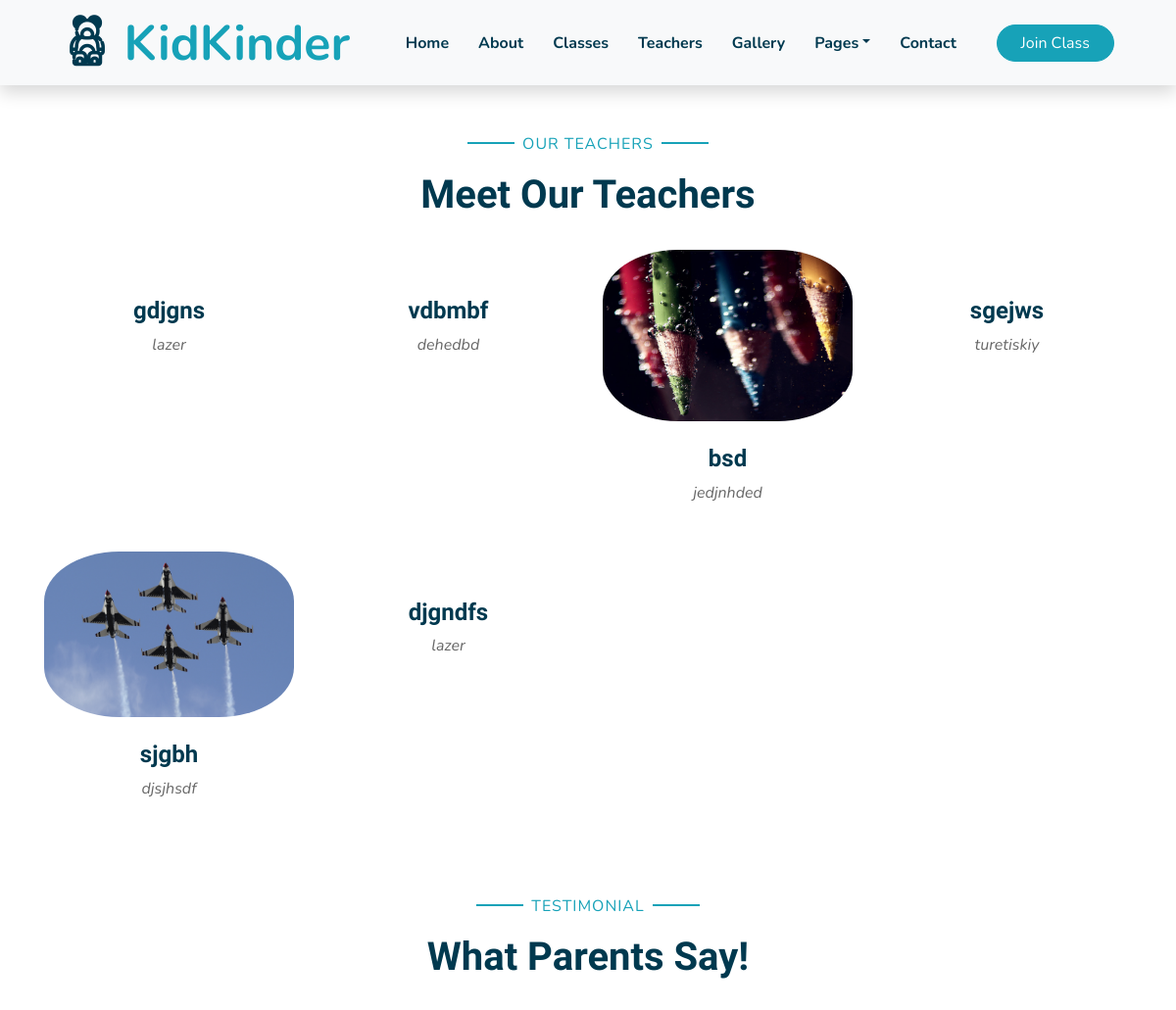
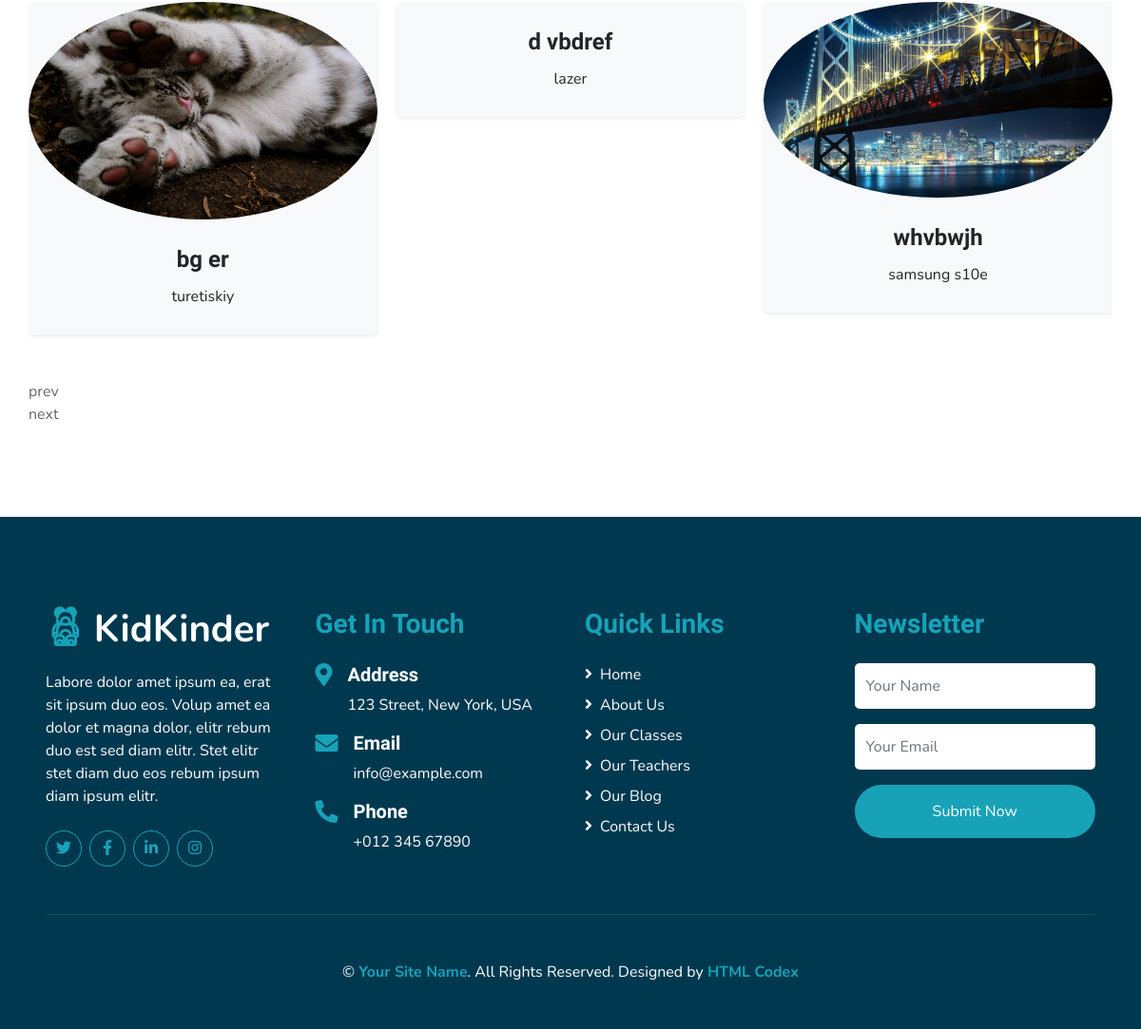
The app's page /team_page with its own data (2 pictures, top to bottom).
### kinder_app/models.py (models this page shows, shortened)
class Teachers(models.Model):
    img = models.ImageField(upload_to='')
    title = models.CharField(max_length=250)
    description = models.CharField(max_length=150)
    tw = models.CharField(max_length=255, null=True,blank=True)
    fac = models.CharField(max_length=255, null=True,blank=True)
    In = models.CharField(max_length=255, null=True,blank=True)

class Teacher(models.Model):
    img = models.ImageField(upload_to='teacher/')
    title = models.CharField(max_length=250)
    description = models.CharField(max_length=150)

### kinder_app/views.py (the view)
# urls.py: path('team_page', views.team_page, name='team_page'),
def team_page(request):
    teams = Teachers.objects.all()
    parents = Teacher.objects.all()
    context = {
        'teams': teams,
        'parents': parents
    }
    return render(request, 'team.html', context)

### templates/team.html (shortened to what this page needs)
{% extends 'includes/main.html'%}
{% load static%}
{% block content%}
<div class="container-fluid pt-5">
    <div class="container">
        <div class="text-center pb-2">
            <p class="section-title px-5"><span class="px-2">Our Teachers</span></p>
            <h1 class="mb-4">Meet Our Teachers</h1>
        </div>
        <div class="row">
            {% for teams in teams %}
            <div class="col-md-6 col-lg-3 text-center team mb-5">
                <div class="position-relative overflow-hidden mb-4" style="border-radius: 30%;">
                    <img class="img-fluid w-100" src="/media/{{teams.img}}" alt="">
                </div>
                <h4>{{ teams.title}}</h4>
                <i>{{ teams.description }}</i>
            </div>
            {% endfor%}
        </div>
    </div>
</div>
<div class="container-fluid py-5">
    <div class="container p-0">
        <div class="text-center pb-2">
            <p class="section-title px-5"><span class="px-2">Testimonial</span></p>
            <h1 class="mb-4">What Parents Say!</h1>
        </div>
        <div class="owl-carousel owl-theme owl-loaded owl-drag">
            {% for parents in parents %}
            <div class="mb-5">
                <div class="card border-0 bg-light shadow-sm pb-2">
                    <img class="card-img-top mb-2" src="/media/{{parents.img}}" style="border-radius: 50%;" alt="">
                    <div class="card-body text-center">
                        <h4 class="card-title">{{parents.title}}</h4>
                        <p class="card-text">{{parents.description}}</p>
                    </div>
                </div>
            </div>
            {% endfor %}
        </div>
    </div>
</div>
{% endblock %}

### templates/includes/main.html (shortened to what this page needs)
<!DOCTYPE html>
{% load static %}
<html lang="en">
<head>
    <link href="https://cdn.jsdelivr.net/npm/bootstrap@5.3.0-alpha1/dist/css/bootstrap.min.css" rel="stylesheet">
    <link href="https://cdnjs.cloudflare.com/ajax/libs/font-awesome/5.10.0/css/all.min.css" rel="stylesheet">
    <link href="{%static 'lib/flaticon/font/flaticon.css'%}" rel="stylesheet">
    <link href="{%static 'lib/owlcarousel/assets/owl.carousel.min.css'%}" rel="stylesheet">
    <link href="{%static 'lib/lightbox/css/lightbox.min.css'%}" rel="stylesheet">
    <link href="{%static 'css/style.css'%}" rel="stylesheet">
</head>
<body>
    {% include 'includes/navbar.html' %}
    {% block content %}
    {% endblock %}
    {% include 'includes/footer.html' %}
</body>
</html>

### templates/includes/navbar.html (shortened to what this page needs)
{% load static %}
    <div class="container-fluid bg-light position-relative shadow">
        <nav class="navbar navbar-expand-lg bg-light navbar-light py-3 py-lg-0 px-0 px-lg-5">
            <a href="" class="navbar-brand font-weight-bold text-secondary" style="font-size: 50px;">
                <i class="flaticon-043-teddy-bear"></i>
                <span class="text-primary">KidKinder</span>
            </a>
            <div class="collapse navbar-collapse justify-content-between" id="navbarCollapse">
                <div class="navbar-nav font-weight-bold mx-auto py-0">
                    <a href="{% url 'home_page'%}" class="nav-item nav-link {{ home }}">Home</a>
                    <a href="{% url 'about_page'%}" class="nav-item nav-link {{ About }}">About</a>
                    <a href="{% url 'class_page'%}" class="nav-item nav-link {{ classe }}">Classes</a>
                    <a href="{% url 'team_page'%}" class="nav-item nav-link {{ techer }}">Teachers</a>
                    <a href="{% url 'gallery_page'%}" class="nav-item nav-link {{ galler }}">Gallery</a>
                    <div class="nav-item dropdown">
                        <a href="#" class="nav-link dropdown-toggle" data-toggle="dropdown">Pages</a>
                    </div>
                    <a href="{% url 'contact_page' %}" class="nav-item nav-link {{ contact }}">Contact</a>
                </div>
                <a href="" class="btn btn-primary px-4">Join Class</a>
            </div>
        </nav>
    </div>

### templates/includes/footer.html
{% load static%}
<div class="container-fluid bg-secondary text-white mt-5 py-5 px-sm-3 px-md-5">
    <div class="row pt-5">
        <div class="col-lg-3 col-md-6 mb-5">
            <a href="" class="navbar-brand font-weight-bold text-primary m-0 mb-4 p-0" style="font-size: 40px; line-height: 40px;">
                <i class="flaticon-043-teddy-bear"></i>
                <span class="text-white">KidKinder</span>
            </a>
            <p>Labore dolor amet ipsum ea, erat sit ipsum duo eos. Volup amet ea dolor et magna dolor, elitr rebum duo est sed diam elitr. Stet elitr stet diam duo eos rebum ipsum diam ipsum elitr.</p>
            <div class="d-flex justify-content-start mt-4">
                <a class="btn btn-outline-primary rounded-circle text-center mr-2 px-0"
                    style="width: 38px; height: 38px;" href="#"><i class="fab fa-twitter"></i></a>
                <a class="btn btn-outline-primary rounded-circle text-center mr-2 px-0"
                    style="width: 38px; height: 38px;" href="#"><i class="fab fa-facebook-f"></i></a>
                <a class="btn btn-outline-primary rounded-circle text-center mr-2 px-0"
                    style="width: 38px; height: 38px;" href="#"><i class="fab fa-linkedin-in"></i></a>
                <a class="btn btn-outline-primary rounded-circle text-center mr-2 px-0"
                    style="width: 38px; height: 38px;" href="#"><i class="fab fa-instagram"></i></a>
            </div>
        </div>
        <div class="col-lg-3 col-md-6 mb-5">
            <h3 class="text-primary mb-4">Get In Touch</h3>
            <div class="d-flex">
                <h4 class="fa fa-map-marker-alt text-primary"></h4>
                <div class="pl-3">
                    <h5 class="text-white">Address</h5>
                    <p>123 Street, New York, USA</p>
                </div>
            </div>
            <div class="d-flex">
                <h4 class="fa fa-envelope text-primary"></h4>
                <div class="pl-3">
                    <h5 class="text-white">Email</h5>
                    <p>info@example.com</p>
                </div>
            </div>
            <div class="d-flex">
                <h4 class="fa fa-phone-alt text-primary"></h4>
                <div class="pl-3">
                    <h5 class="text-white">Phone</h5>
                    <p>+012 345 67890</p>
                </div>
            </div>
        </div>
        <div class="col-lg-3 col-md-6 mb-5">
            <h3 class="text-primary mb-4">Quick Links</h3>
            <div class="d-flex flex-column justify-content-start">
                <a class="text-white mb-2" href="#"><i class="fa fa-angle-right mr-2"></i>Home</a>
                <a class="text-white mb-2" href="#"><i class="fa fa-angle-right mr-2"></i>About Us</a>
                <a class="text-white mb-2" href="#"><i class="fa fa-angle-right mr-2"></i>Our Classes</a>
                <a class="text-white mb-2" href="#"><i class="fa fa-angle-right mr-2"></i>Our Teachers</a>
                <a class="text-white mb-2" href="#"><i class="fa fa-angle-right mr-2"></i>Our Blog</a>
                <a class="text-white" href="#"><i class="fa fa-angle-right mr-2"></i>Contact Us</a>
            </div>
        </div>
        <div class="col-lg-3 col-md-6 mb-5">
            <h3 class="text-primary mb-4">Newsletter</h3>
            <form action="">
                <div class="form-group">
                    <input type="text" class="form-control border-0 py-4" placeholder="Your Name" required="required" />
                </div>
                <div class="form-group">
                    <input type="email" class="form-control border-0 py-4" placeholder="Your Email"
                        required="required" />
                </div>
                <div>
                    <button class="btn btn-primary btn-block border-0 py-3" type="submit">Submit Now</button>
                </div>
            </form>
        </div>
    </div>
    <div class="container-fluid pt-5" style="border-top: 1px solid rgba(23, 162, 184, .2);;">
        <p class="m-0 text-center text-white">
            &copy; <a class="text-primary font-weight-bold" href="#">Your Site Name</a>. All Rights Reserved. Designed
            by
            <a class="text-primary font-weight-bold" href="https://htmlcodex.com">HTML Codex</a>
        </p>
    </div>
</div>

### records on screen
Teachers: title "gdjgns", description "lazer"
Teachers: title "vdbmbf", description "dehedbd"
Teachers: img (picture), title "bsd", description "jedjnhded"
Teachers: title "sgejws", description "turetiskiy"
Teachers: img (picture), title "sjgbh", description "djsjhsdf"
Teachers: title "djgndfs", description "lazer"
Teacher: img (picture), title "bg er", description "turetiskiy"
Teacher: title "d vbdref", description "lazer"
Teacher: img (picture), title "whvbwjh", description "samsung s10e"
